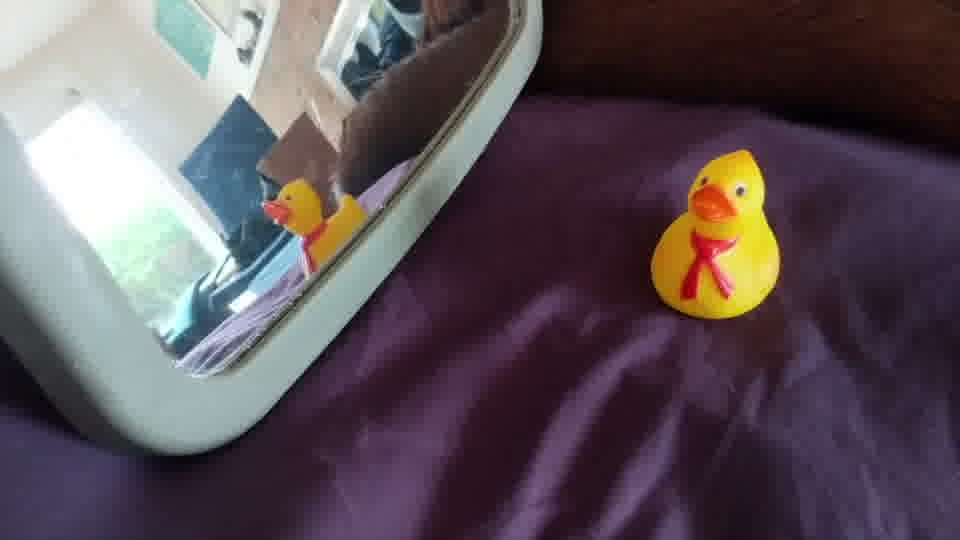
#> input picture neural_net/Object Detection/models/research/object_detection/test_images/ducky/test/out18.jpg, 960 x 540 px; its folder holds only this picture in this run
$ jupyter execute --allow-errors PJS_Prototyp_V4.ipynb   (shell and % lines are left out)   (older library calls are emulated)
#> lines starting #> are read from the running program, lines starting #| are printed output that depends on the picture
#> further down, img is the input picture: shape (540, 960, 3); mean R, G, B 93.7, 82.8, 89
#> `a = cv2.flip(img, 1)`:
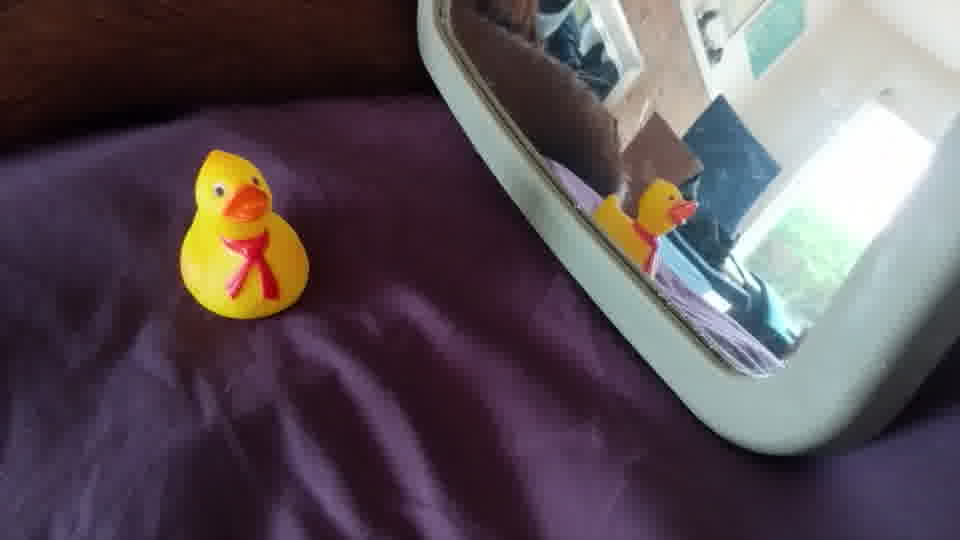
#> a: shape (540, 960, 3); mean R, G, B 93.7, 82.8, 89
#> `rot= cv2.resize(rot, (4000, 3000))`:
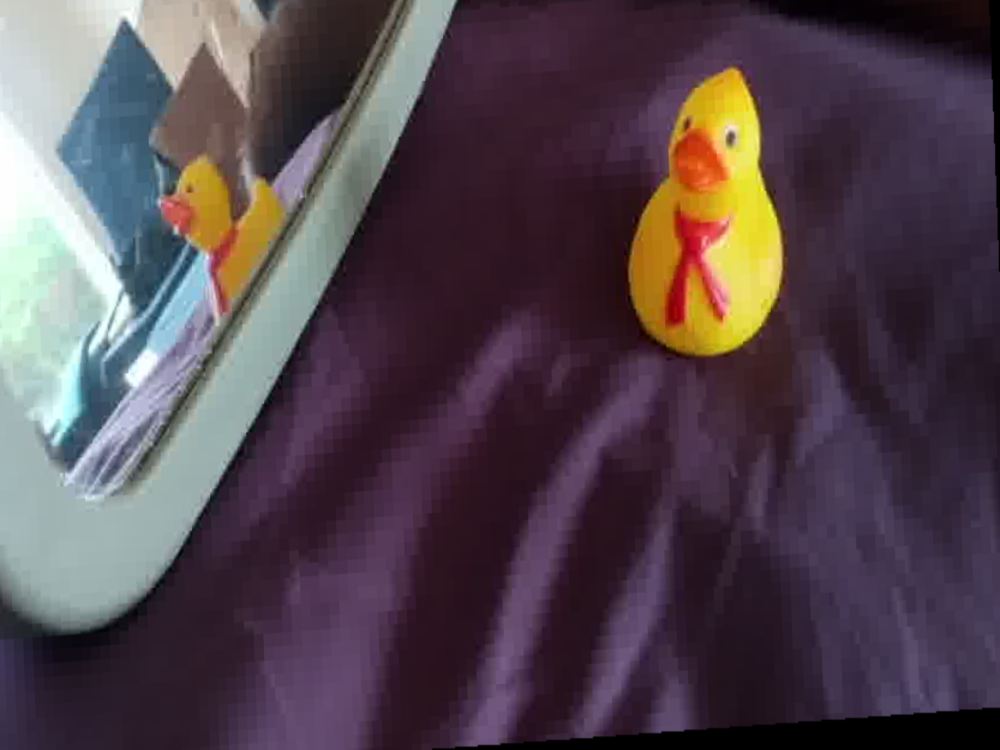
#> rot: shape (3000, 4000, 3) (shown at 1/4 size); mean R, G, B 83.7, 70.2, 78.2
#> `noise_img=random_noise(img, mode='s&p', amount=0.2)`:
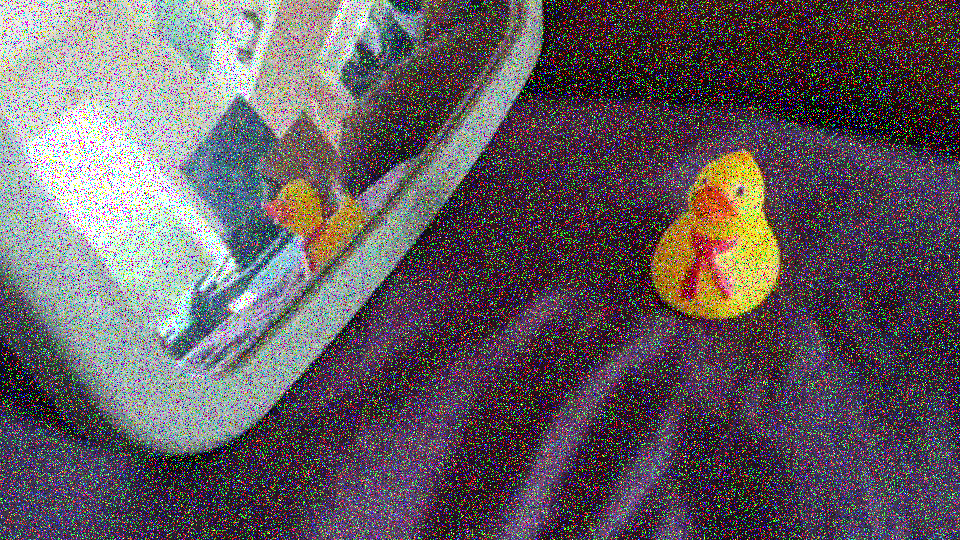
#> noise_img: shape (540, 960, 3) float64; mean R, G, B 0.394, 0.359, 0.379
# Erzeugen Synthetischer Bilddaten

[cell 1]
#Import der Pakete
import os
import cv2
import PIL
from PIL import Image
import numpy as np
import skimage.io as io
import skimage.transform as transform
import matplotlib.pyplot as plt
from matplotlib.patches import Rectangle
from skimage import img_as_ubyte
import random
import glob

[cell 2]
#Einlesepfad
path1 = glob.glob("F:/Projektseminar/Augmented_Images/Archiv/Test/*.jpg")
#Einlesepfad Name: muss für die Benennung angegeben werden
pathName="F:/Projektseminar/Augmented_Images/Archiv/Test/"

#Speicherpfad Schärfe
path= "F:/Projektseminar/Augmented_Images/Archiv/Test/"

[cell 3]
#Spieglen horizontal

img_number=1
n=0
#> (the rest of this cell did not finish here and is left out)

[cell 4]
#Rotation
from scipy.ndimage import rotate
from scipy.misc import face
from matplotlib import pyplot as plt
import random
from PIL import Image
n=0
img_number=1
i=4
#> (the rest of this cell did not finish here and is left out)

[cell 5]
#Random Rauschen: Salt and Pepper
from skimage.util import random_noise
n=0
img_number=1
i=2
#> (the rest of this cell did not finish here and is left out)

[cell 6]
#Farbraumtransformation: Verändern der Helligkeit
#Speicherpfad Helligkeit
#path= "F:/Projektseminar/Augmented_Images/Helligkeit/"
#Quelle:  @Online{bill grates_2017, title={How to fast change image brightness with python + opencv?}, url={https://stackoverflow.com/questions/32609098/how-to-fast-change-image-brightness-with-python-opencv}, journal={Stack Overflow}, author={Bill Grates}, year={2017}, month={Nov}}

def change_brightness(img, value=30):
#> called with value = -30
    hsv = cv2.cvtColor(img, cv2.COLOR_BGR2HSV)
#> hsv: shape (540, 960, 3); mean H, S, V 107.4, 87.6, 101.1
    h, s, v = cv2.split(hsv)
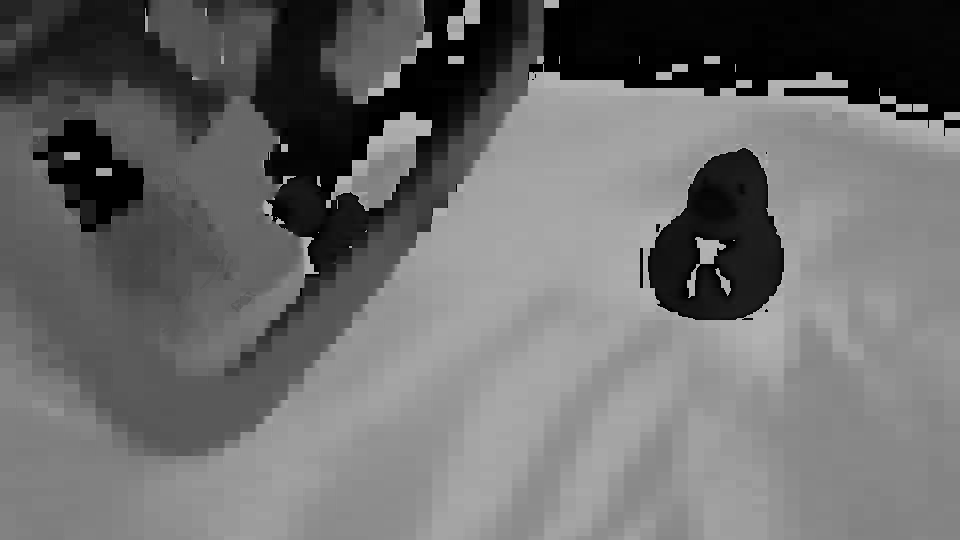
#> h: shape (540, 960); min 0, max 179, mean 107.4
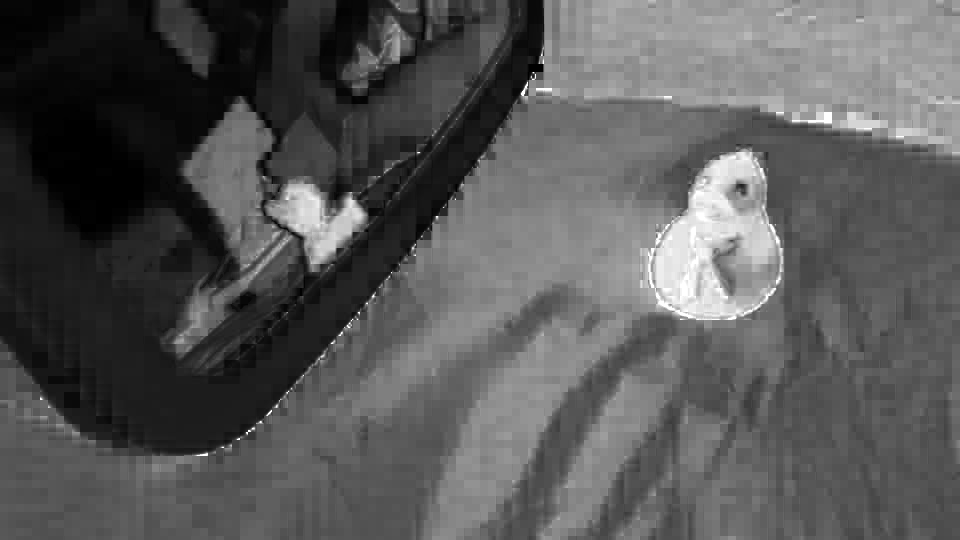
#> s: shape (540, 960); min 0, max 255, mean 87.6
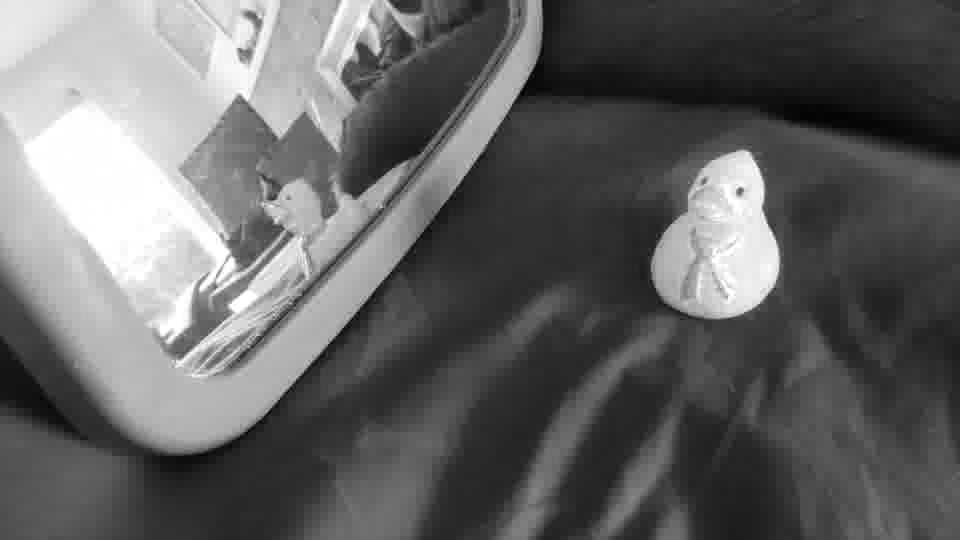
#> v: shape (540, 960); min 2, max 255, mean 101.1
    v = cv2.add(v,value)
    v[v > 255] = 255
    v[v < 0] = 0
    final_hsv = cv2.merge((h, s, v))
#> final_hsv: shape (540, 960, 3); mean H, S, V 107.4, 87.6, 71.5
    img = cv2.cvtColor(final_hsv, cv2.COLOR_HSV2BGR)
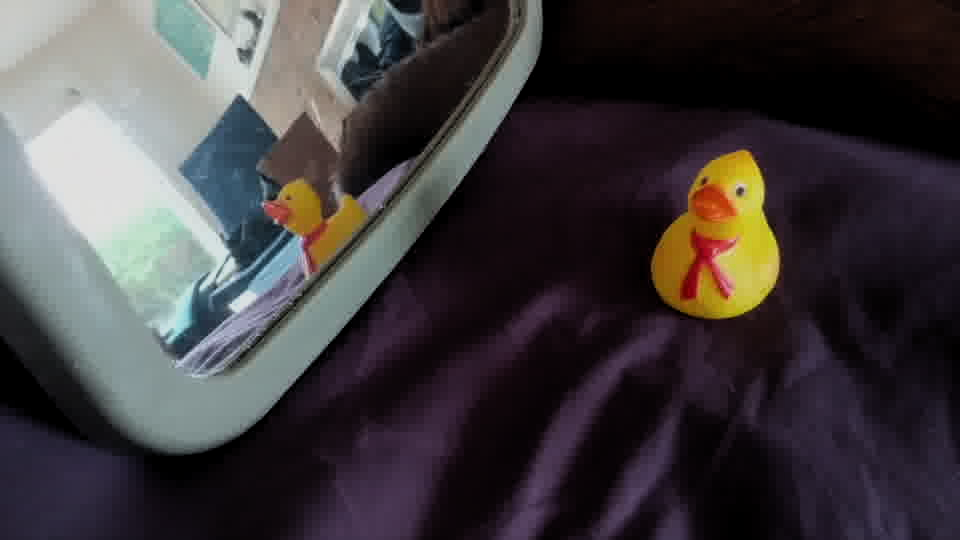
#> img: shape (540, 960, 3); mean B, G, R 63.3, 61.3, 65.8
#> `sharp_img = cv2.filter2D(img, -1, kernel)`:
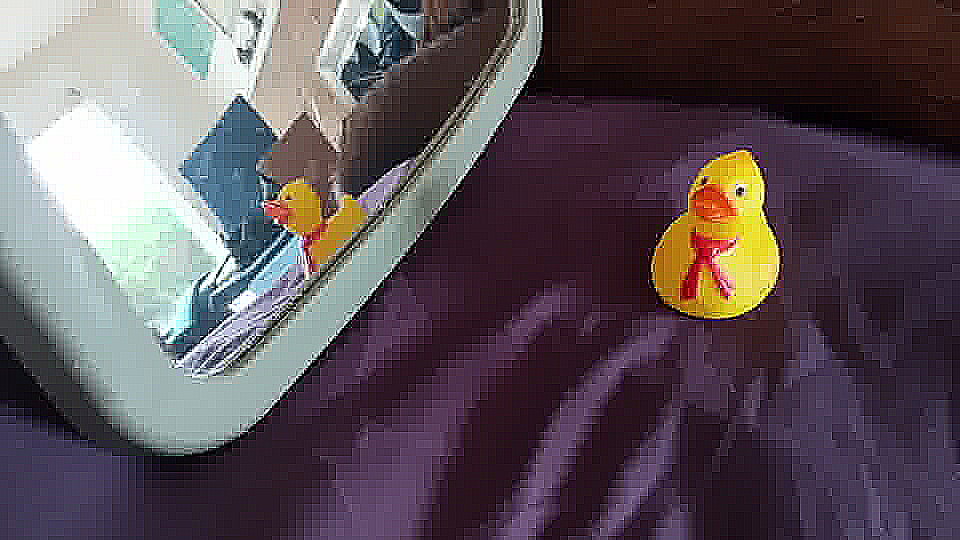
#> sharp_img: shape (540, 960, 3); mean B, G, R 89.2, 82.8, 93.7
    return img

#Dunkler
n=0
img_number=1
i=6 #Startwert für Anzahl der Durchläufe
BR_CN=-30 #Startwert der Helligkeit
#> (the rest of this cell did not finish here and is left out)

[cell 7]
#Kernel Filter:

#Quelle:  @Online{brian burns_2016, title={How can I sharpen an image in opencv?}, url={https://stackoverflow.com/questions/4993082/how-can-i-sharpen-an-image-in-opencv}, journal={Stack Overflow}, author={Brian Burns}, year={2016}, month={Aug}}

#Schärfen
n=0
#> (the rest of this cell did not finish here and is left out)

$ run again, on neural_net/Object Detection/models/research/object_detection/test_images/ducky/test/out41.jpg
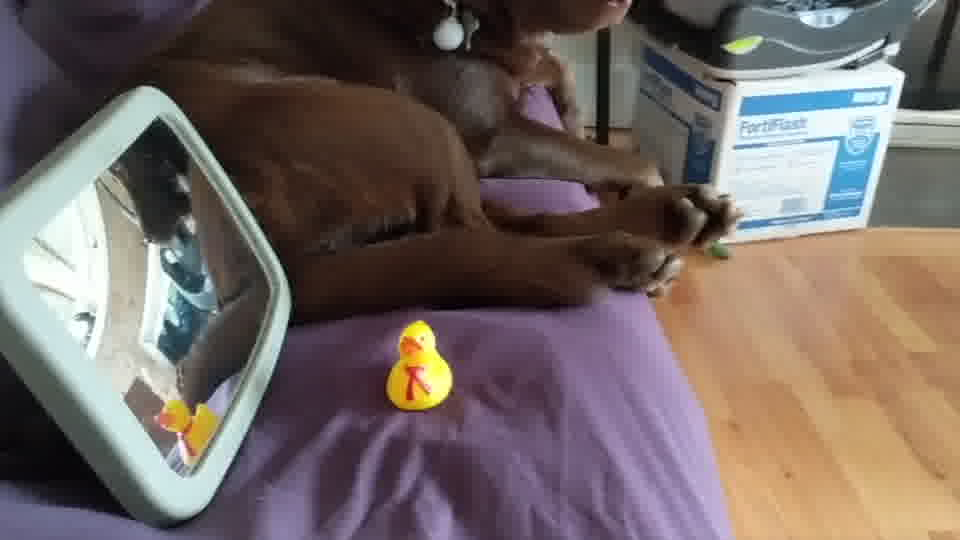
#> input picture neural_net/Object Detection/models/research/object_detection/test_images/ducky/test/out41.jpg, 960 x 540 px
#> img is the input picture: shape (540, 960, 3); mean R, G, B 114.5, 102.9, 99.5
#> hsv: shape (540, 960, 3); mean H, S, V 66.3, 74.1, 121.8
#> final_hsv: shape (540, 960, 3); mean H, S, V 66.3, 74.1, 92.3
#> in change_brightness, `img = cv2.cvtColor(final_hsv, cv2.COLOR_HSV2BGR)`:
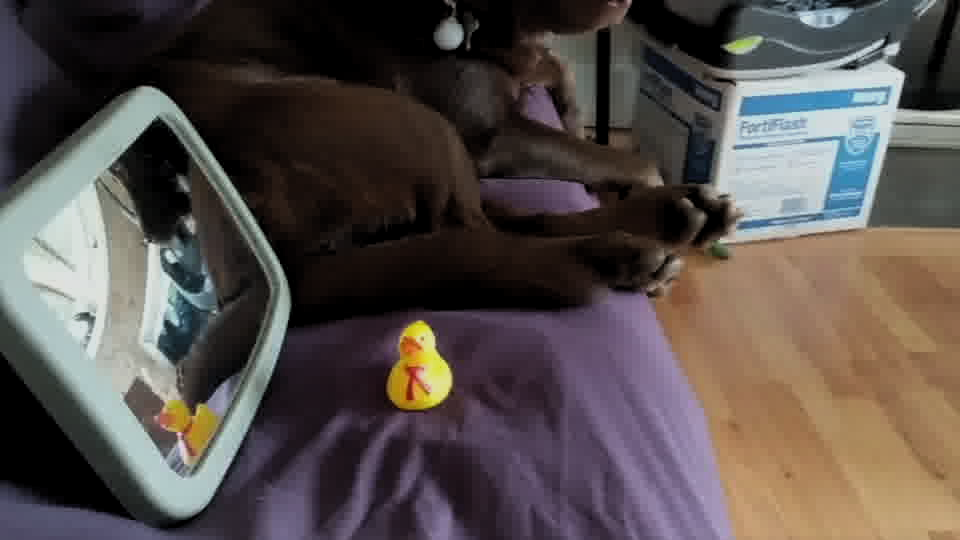
#> img: shape (540, 960, 3); mean B, G, R 75.6, 78.6, 86.3
#> `sharp_img = cv2.filter2D(img, -1, kernel)`:
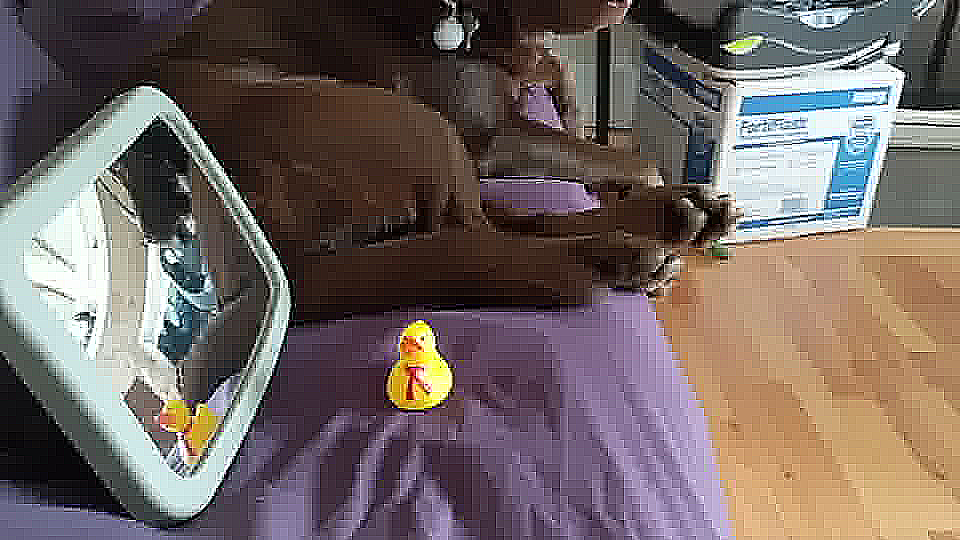
#> sharp_img: shape (540, 960, 3); mean B, G, R 99.3, 102.6, 114.4

$ run again, on neural_net/Object Detection/models/research/object_detection/test_images/ducky/test/out44.jpg
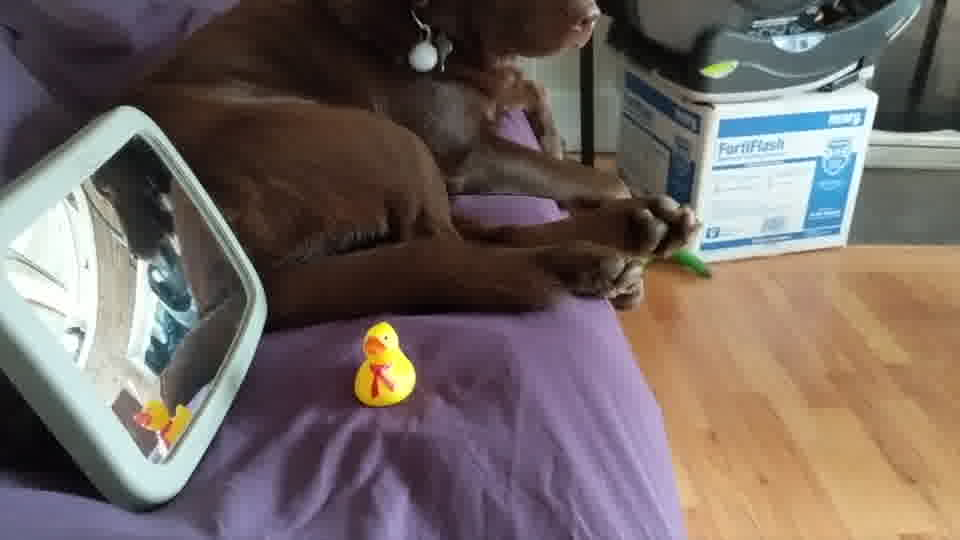
#> input picture neural_net/Object Detection/models/research/object_detection/test_images/ducky/test/out44.jpg, 960 x 540 px
#> img is the input picture: shape (540, 960, 3); mean R, G, B 114.1, 102.7, 98.6
#> hsv: shape (540, 960, 3); mean H, S, V 64.2, 75.6, 121.6
#> final_hsv: shape (540, 960, 3); mean H, S, V 64.2, 75.6, 92.1
#> in change_brightness, `img = cv2.cvtColor(final_hsv, cv2.COLOR_HSV2BGR)`:
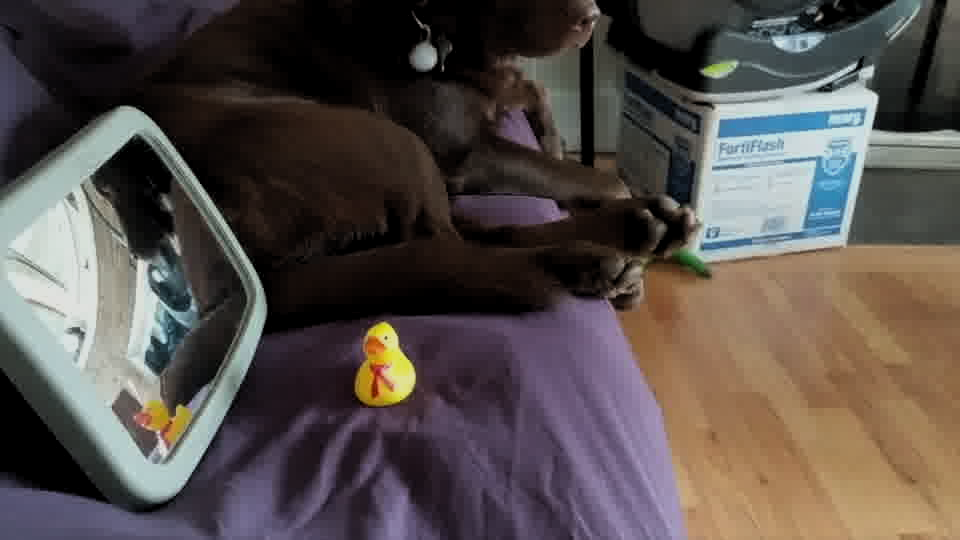
#> img: shape (540, 960, 3); mean B, G, R 74.9, 78.3, 85.9
#> `sharp_img = cv2.filter2D(img, -1, kernel)`:
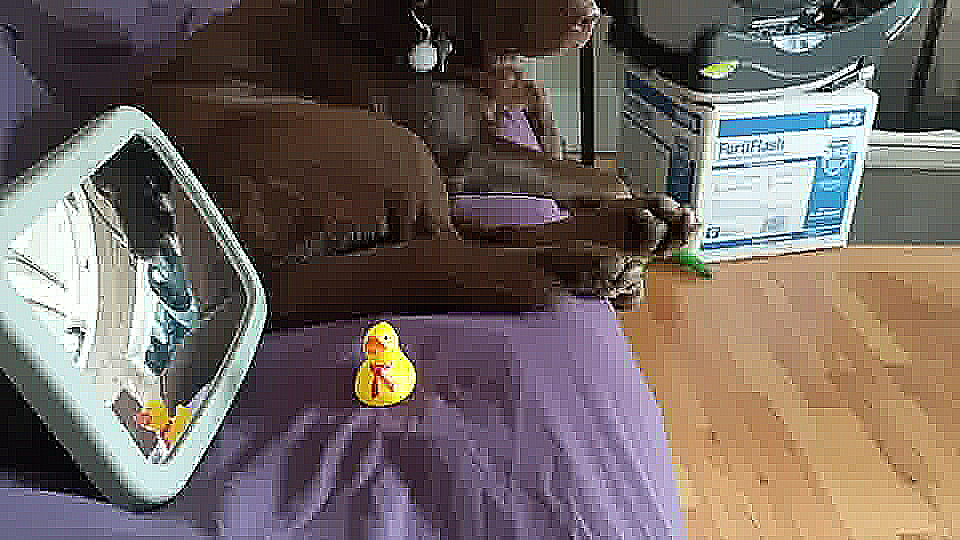
#> sharp_img: shape (540, 960, 3); mean B, G, R 98.4, 102.3, 114
